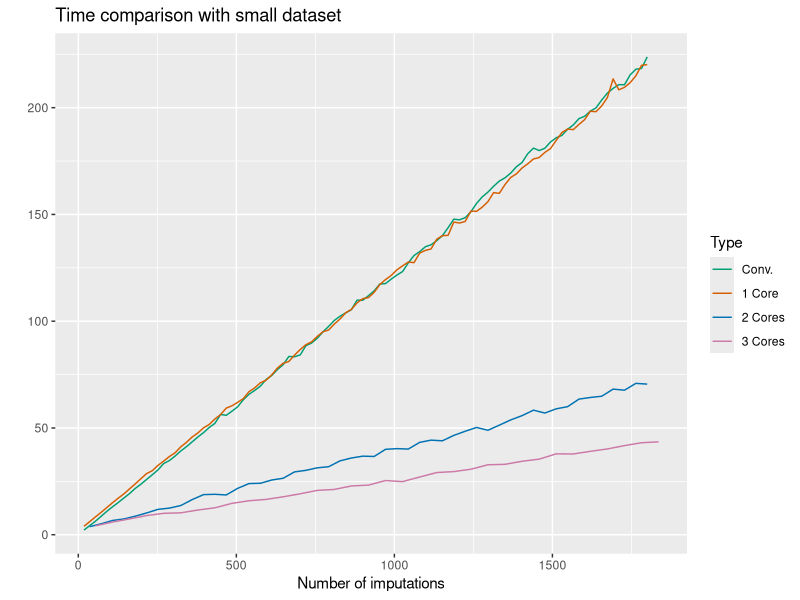
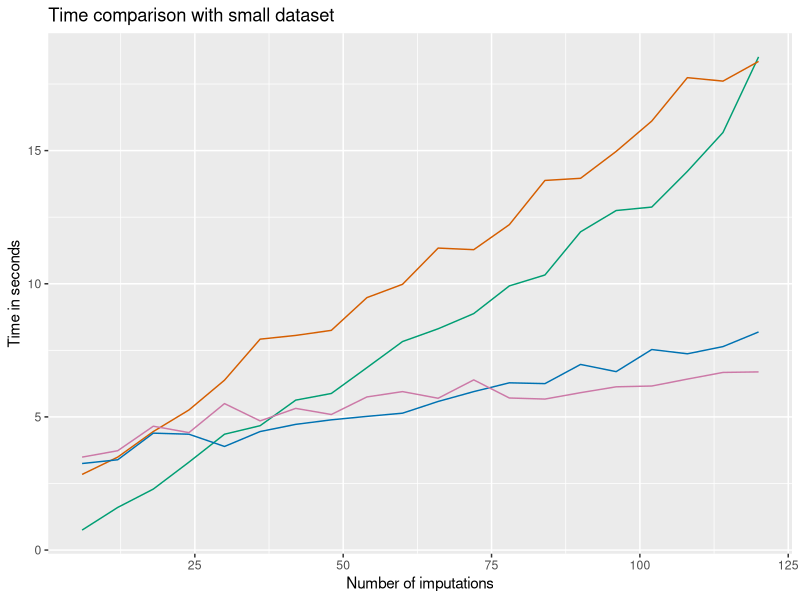
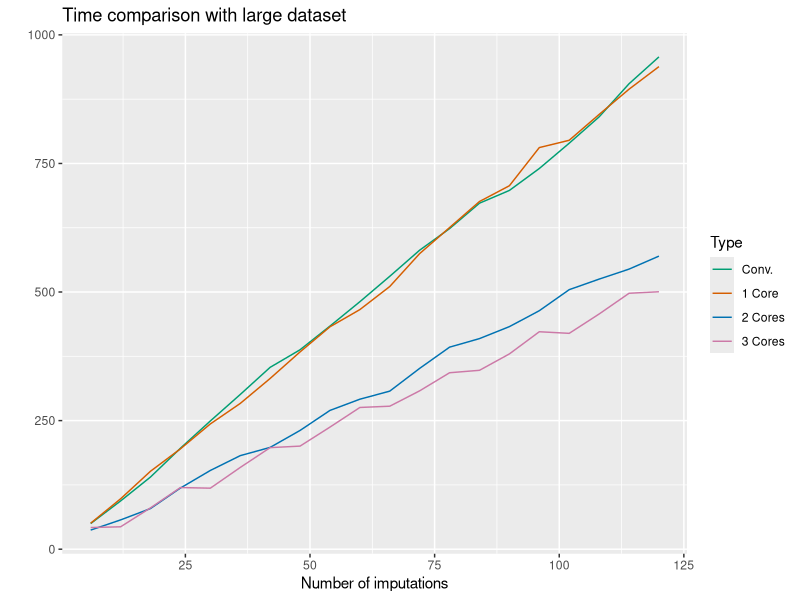
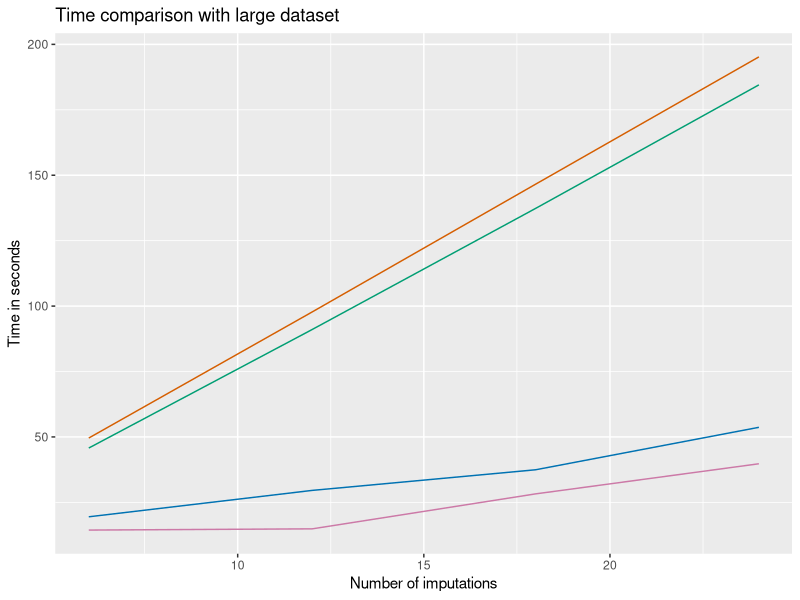
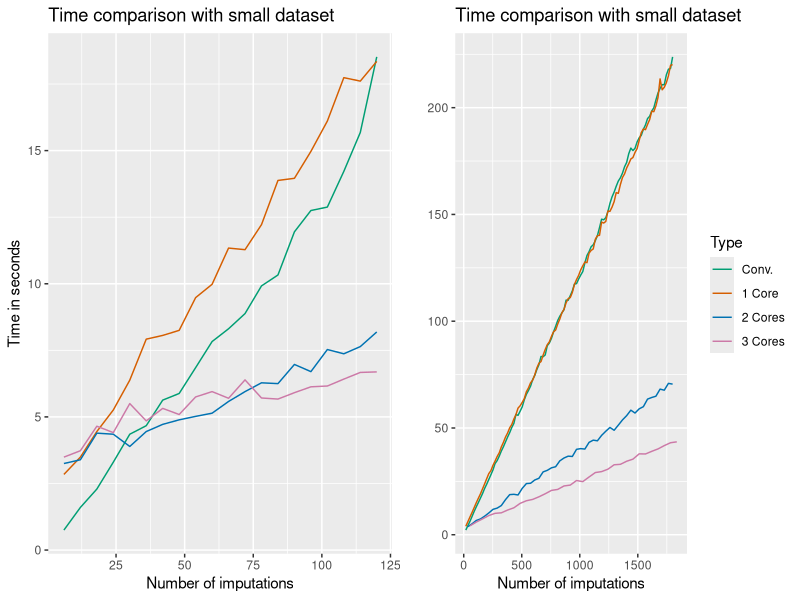
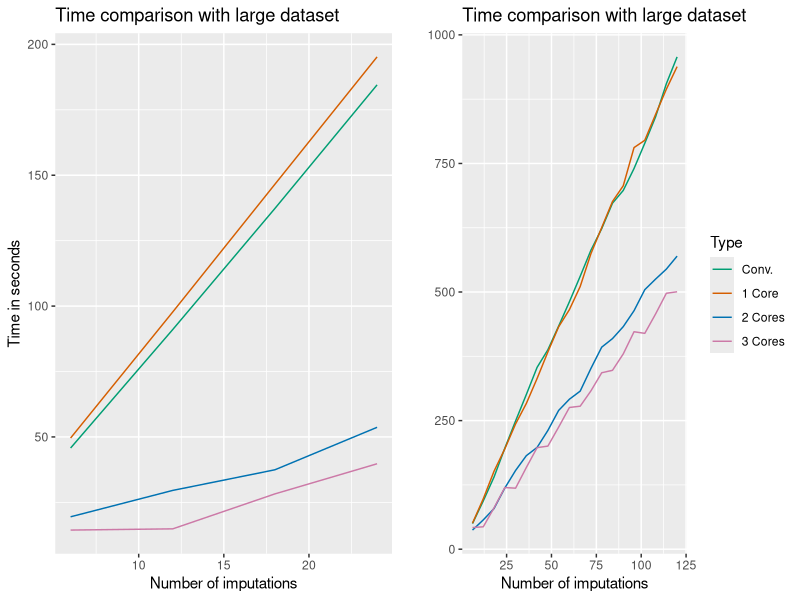

Source code (R) for these figures, in order:
require(gridExtra)
require(ggplot2)

test1 <- read.csv("Simulation/sim4_1000.csv")
test1["n.imp"] <- seq(6, 600, 6) * 3 
plot1 <- ggplot(data = test1) + 
  geom_line(aes(x = n.imp, y = result1, color = "result1")) + 
  geom_line(aes(x = n.imp, y = result2, color = "result2")) + 
  geom_line(data = test1[1:50, ], aes(x = n.imp * 2, y = result3, color = "result3")) +
  geom_line(data = test1[1:34, ],aes(x = n.imp * 3, y = result4, color = "result4")) +
  xlab("Number of imputations") + 
  ylab("") + 
  ggtitle("Time comparison with small dataset") +
  scale_colour_manual("Type", values = c("#009E73", "#D55E00", "#0072B2", "#CC79A7"), 
                      labels = c("Conv.", "1 Core", "2 Cores", "3 Cores"))
plot1

test2 <- read.csv("Simulation/sim4_1000_2.csv")
test2["n.imp"] <- seq(6, 120, 6)
plot2 <- ggplot(data = test2) + 
  geom_line(aes(x = n.imp, y = result1), color = "#009E73") + 
  geom_line(aes(x = n.imp, y = result2), color = "#D55E00") + 
  geom_line(aes(x = n.imp, y = result3), color = "#0072B2") +
  geom_line(aes(x = n.imp, y = result4), color = "#CC79A7") +
  xlab("Number of imputations") + 
  ylab("Time in seconds") + 
  ggtitle("Time comparison with small dataset") 
plot2

list1 <- list(plot2, plot1)
postscript("Simulation/Figure1.pdf", width = 16, height=5)
do.call(grid.arrange, c(list1, list(nrow = 1, ncol = 2)))
dev.off()

test3 <- read.csv("Simulation/sim8_10000.csv")
test3["n.imp"] <- seq(6, 120, 6)
plot3 <- ggplot(data = test3) + 
  geom_line(aes(x = n.imp, y = result1, color = "result1")) + 
  geom_line(aes(x = n.imp, y = result2, color = "result2")) + 
  geom_line(aes(x = n.imp, y = result3, color = "result3")) +
  geom_line(aes(x = n.imp, y = result4, color = "result4")) +
  xlab("Number of imputations") + 
  ylab("") + 
  ggtitle("Time comparison with large dataset") +
  scale_colour_manual("Type", values = c("#009E73", "#D55E00", "#0072B2", "#CC79A7"), 
                      labels = c("Conv.", "1 Core", "2 Cores", "3 Cores"))
plot3

test4 <- read.csv("Simulation/sim8_10000_2.csv")
test4["n.imp"] <- seq(6, 24, 6)
plot4 <- ggplot(data = test4) + 
  geom_line(aes(x = n.imp, y = result1), color = "#009E73") + 
  geom_line(aes(x = n.imp, y = result2), color = "#D55E00") + 
  geom_line(aes(x = n.imp, y = result3), color = "#0072B2") +
  geom_line(aes(x = n.imp, y = result4), color = "#CC79A7") +
  xlab("Number of imputations") +
  ylab("Time in seconds") + 
  ggtitle("Time comparison with large dataset")
plot4

list2 <- list(plot4, plot3)
postscript("Simulation/Figure2.pdf", width = 16, height=5)
do.call(grid.arrange, c(list2, list(nrow = 1, ncol = 2)))
dev.off()
